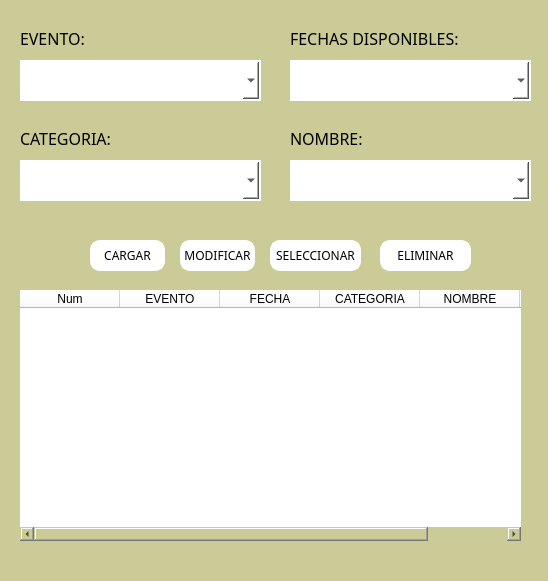
<?xml version="1.0" encoding="UTF-8"?>
<ui version="4.0">
 <class>Form_Cronograma</class>
 <widget class="QWidget" name="Form_Cronograma">
  <property name="geometry">
   <rect>
    <x>0</x>
    <y>0</y>
    <width>548</width>
    <height>581</height>
   </rect>
  </property>
  <property name="minimumSize">
   <size>
    <width>548</width>
    <height>581</height>
   </size>
  </property>
  <property name="maximumSize">
   <size>
    <width>548</width>
    <height>581</height>
   </size>
  </property>
  <property name="windowTitle">
   <string>PROGRAMACION</string>
  </property>
  <property name="styleSheet">
   <string notr="true">background-color: rgb(203, 203, 151);</string>
  </property>
  <widget class="QLabel" name="label">
   <property name="geometry">
    <rect>
     <x>20</x>
     <y>30</y>
     <width>171</width>
     <height>16</height>
    </rect>
   </property>
   <property name="font">
    <font>
     <family>FSP DEMO - Organetto Light</family>
     <pointsize>12</pointsize>
    </font>
   </property>
   <property name="text">
    <string>EVENTO:</string>
   </property>
  </widget>
  <widget class="QComboBox" name="comboBox_eventos">
   <property name="geometry">
    <rect>
     <x>20</x>
     <y>60</y>
     <width>241</width>
     <height>41</height>
    </rect>
   </property>
   <property name="styleSheet">
    <string notr="true">
border-style: solid;
border-width: 2px;
border-color: rgb(255, 255, 255);
background-color: rgb(255, 255, 255);</string>
   </property>
  </widget>
  <widget class="QComboBox" name="comboBox_dias">
   <property name="geometry">
    <rect>
     <x>290</x>
     <y>60</y>
     <width>241</width>
     <height>41</height>
    </rect>
   </property>
   <property name="styleSheet">
    <string notr="true">
border-style: solid;
border-width: 2px;
border-color: rgb(255, 255, 255);
background-color: rgb(255, 255, 255);</string>
   </property>
  </widget>
  <widget class="QLabel" name="label_3">
   <property name="geometry">
    <rect>
     <x>290</x>
     <y>30</y>
     <width>181</width>
     <height>16</height>
    </rect>
   </property>
   <property name="font">
    <font>
     <family>FSP DEMO - Organetto Light</family>
     <pointsize>12</pointsize>
    </font>
   </property>
   <property name="text">
    <string>FECHAS DISPONIBLES:</string>
   </property>
  </widget>
  <widget class="QComboBox" name="comboBox_categorias">
   <property name="geometry">
    <rect>
     <x>20</x>
     <y>160</y>
     <width>241</width>
     <height>41</height>
    </rect>
   </property>
   <property name="styleSheet">
    <string notr="true">
border-style: solid;
border-width: 2px;
border-color: rgb(255, 255, 255);
background-color: rgb(255, 255, 255);</string>
   </property>
  </widget>
  <widget class="QLabel" name="label_4">
   <property name="geometry">
    <rect>
     <x>20</x>
     <y>130</y>
     <width>111</width>
     <height>16</height>
    </rect>
   </property>
   <property name="font">
    <font>
     <family>FSP DEMO - Organetto Light</family>
     <pointsize>12</pointsize>
    </font>
   </property>
   <property name="text">
    <string>CATEGORIA:</string>
   </property>
  </widget>
  <widget class="QComboBox" name="comboBox_nombres">
   <property name="geometry">
    <rect>
     <x>290</x>
     <y>160</y>
     <width>241</width>
     <height>41</height>
    </rect>
   </property>
   <property name="styleSheet">
    <string notr="true">
border-style: solid;
border-width: 2px;
border-color: rgb(255, 255, 255);
background-color: rgb(255, 255, 255);</string>
   </property>
  </widget>
  <widget class="QLabel" name="label_5">
   <property name="geometry">
    <rect>
     <x>290</x>
     <y>130</y>
     <width>111</width>
     <height>16</height>
    </rect>
   </property>
   <property name="font">
    <font>
     <family>FSP DEMO - Organetto Light</family>
     <pointsize>12</pointsize>
    </font>
   </property>
   <property name="text">
    <string>NOMBRE:</string>
   </property>
  </widget>
  <widget class="QTableWidget" name="tableWidget_cronograma">
   <property name="geometry">
    <rect>
     <x>20</x>
     <y>290</y>
     <width>501</width>
     <height>251</height>
    </rect>
   </property>
   <property name="styleSheet">
    <string notr="true">
border-style: solid;

border-color: rgb(255, 255, 255);
background-color: rgb(255, 255, 255);</string>
   </property>
   <property name="sizeAdjustPolicy">
    <enum>QAbstractScrollArea::AdjustToContents</enum>
   </property>
   <property name="sortingEnabled">
    <bool>true</bool>
   </property>
   <column>
    <property name="text">
     <string>Num</string>
    </property>
   </column>
   <column>
    <property name="text">
     <string>EVENTO</string>
    </property>
   </column>
   <column>
    <property name="text">
     <string>FECHA</string>
    </property>
   </column>
   <column>
    <property name="text">
     <string>CATEGORIA</string>
    </property>
   </column>
   <column>
    <property name="text">
     <string>NOMBRE</string>
    </property>
   </column>
   <column>
    <property name="text">
     <string>HORA INICIO</string>
    </property>
   </column>
  </widget>
  <widget class="QPushButton" name="pushButton_cargar">
   <property name="geometry">
    <rect>
     <x>90</x>
     <y>240</y>
     <width>75</width>
     <height>31</height>
    </rect>
   </property>
   <property name="font">
    <font>
     <family>FONTSPRING DEMO - Organetto Light</family>
    </font>
   </property>
   <property name="styleSheet">
    <string notr="true">border-radius: 10px;
border-style: solid;
border-width: 2px;
border-color: rgb(255, 255, 255);
background-color: rgb(255, 255, 255);</string>
   </property>
   <property name="text">
    <string>CARGAR</string>
   </property>
  </widget>
  <widget class="QPushButton" name="pushButton_modificar">
   <property name="geometry">
    <rect>
     <x>180</x>
     <y>240</y>
     <width>75</width>
     <height>31</height>
    </rect>
   </property>
   <property name="font">
    <font>
     <family>FONTSPRING DEMO - Organetto Light</family>
    </font>
   </property>
   <property name="styleSheet">
    <string notr="true">border-radius: 10px;
border-style: solid;
border-width: 2px;
border-color: rgb(255, 255, 255);
background-color: rgb(255, 255, 255);</string>
   </property>
   <property name="text">
    <string>MODIFICAR</string>
   </property>
  </widget>
  <widget class="QPushButton" name="pushButton_seleccionar">
   <property name="geometry">
    <rect>
     <x>270</x>
     <y>240</y>
     <width>91</width>
     <height>31</height>
    </rect>
   </property>
   <property name="font">
    <font>
     <family>FONTSPRING DEMO - Organetto Light</family>
    </font>
   </property>
   <property name="styleSheet">
    <string notr="true">border-radius: 10px;
border-style: solid;
border-width: 2px;
border-color: rgb(255, 255, 255);
background-color: rgb(255, 255, 255);</string>
   </property>
   <property name="text">
    <string>SELECCIONAR</string>
   </property>
  </widget>
  <widget class="QPushButton" name="pushButton_eliminar">
   <property name="geometry">
    <rect>
     <x>380</x>
     <y>240</y>
     <width>91</width>
     <height>31</height>
    </rect>
   </property>
   <property name="font">
    <font>
     <family>FONTSPRING DEMO - Organetto Light</family>
    </font>
   </property>
   <property name="styleSheet">
    <string notr="true">border-radius: 10px;
border-style: solid;
border-width: 2px;
border-color: rgb(255, 255, 255);
background-color: rgb(255, 255, 255);</string>
   </property>
   <property name="text">
    <string>ELIMINAR</string>
   </property>
  </widget>
 </widget>
 <resources/>
 <connections/>
</ui>
